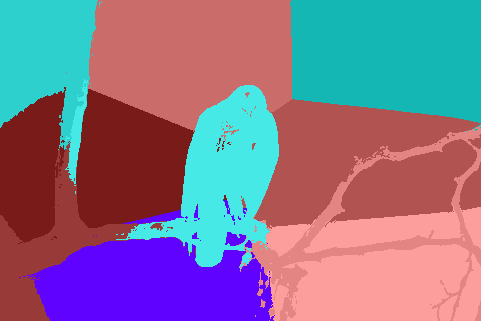
#> input picture kmeans_with_img_features/image1_10.png, 481 x 321 px, given in place of image1.png, which was not available
$ jupyter execute --allow-errors kmeans_gray_color_features.ipynb   (older library calls are emulated)   (text cells are left out)
#> lines starting #> are read from the running program, lines starting #| are printed output that depends on the picture; after the words box and inside, x2 and y2 are one past the last pixel; in counts of white or black regions, pixels touching at a corner belong together; pictures that were not available may be replaced by others from this repository, and a replacement may not be noted
[cell 1]
import pandas as pd
import numpy as np
from sklearn.cluster import KMeans
import random
from skimage import io
import pickle
import warnings
warnings.filterwarnings("ignore")

[cell 2]
def get_gray_feature_vec(r,c,i):
    row_ind_norm = (r-0)/(R-1)
    col_ind_norm = (c-0)/(C-1)
    gray_lin_norm = (i-min_i)/(max_i-min_i)
    return [row_ind_norm, col_ind_norm, gray_lin_norm]

def get_color_feature_vec(r,c,i,red,g,b):
    row_ind_norm = (r-0)/(R-1)
    col_ind_norm = (c-0)/(C-1)
    red_lin_norm = (i[0]-red[0])/(red[1]-red[0])
    green_lin_norm = (i[1]-g[0])/(g[1]-g[0])
    blue_lin_norm = (i[2]-b[0])/(b[1]-b[0])
    return [row_ind_norm, col_ind_norm, red_lin_norm, green_lin_norm, blue_lin_norm ]

def colors(n):
    ret = []
    r = int(random.random() * 256)
    g = int(random.random() * 256)
    b = int(random.random() * 256)
    step = 256 / n
    for i in range(n):
        r += step
        g += step
        b += step
        r = int(r) % 256
        g = int(g) % 256
        b = int(b) % 256
        ret.append([r,g,b])
    return ret

def perform_kmeans(num_clusters, gray_data, image, R, C):
    kmeans = KMeans(n_clusters=num_clusters, random_state=10)
    kmeans.fit(gray_data)
    labels = kmeans.predict(gray_data)
    get_clustered_image(labels, num_clusters, image, R, C)

def get_clustered_image(predicted_labels, n_labels, orig_img, R, C):
    color_dict = dict()
    all_colors = colors(n_labels)
    for i in range(n_labels):
        color_dict[i] = all_colors[i]
    compressed = []
    for label in predicted_labels:
        compressed.append(color_dict[label])
    clust_image = np.array(compressed).ravel().reshape(R,C,3)
    io.imsave("{}_{}.png".format(orig_img, n_labels), clust_image)
    print("Image saved.")

[cell 3]
def parse_gray_img(image):
#> called with image = 'image1'
    img = io.imread("{}.png".format(image), as_grey=True)
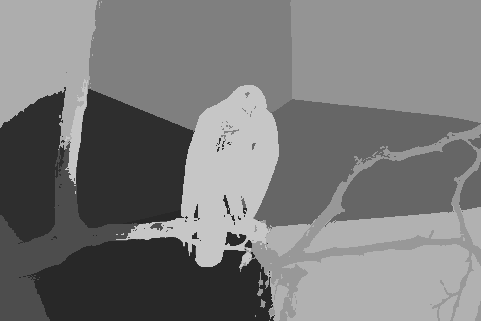
#> img: shape (321, 481) float64; min 0.158, max 0.778, mean 0.476
    R = img.shape[0]
#> R = 321
    C = img.shape[1]
#> C = 481
    min_i = min(img.ravel())
#> min_i = 0.158
    max_i = max(img.ravel())
#> max_i = 0.778

    data = pd.DataFrame({"row_ind_norm": [], "col_ind_norm": [], "gray_lin_norm": []})

    try:
        data = pickle.load(open('data_ob_{}'.format(image),'rb'))
    except:
        i = 0
        for r, row in enumerate(img):
            for c, item in enumerate(row):
                data.loc[i] = get_gray_feature_vec(r,c,item)
                i += 1
#> this loop made 1 pass
#> r on pass 1: 0
#> after the loop, i = 0
#> call 2 of parse_gray_img, with image = 'image2'
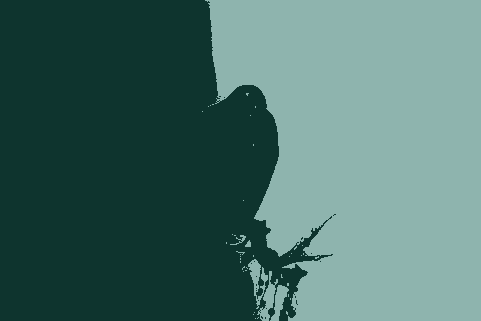
#> input picture kmeans_with_img_features/image1_2.png, 481 x 321 px, given in place of image2.png, which was not available
#> in parse_gray_img (call 2), `img = io.imread("{}.png".format(image), as_grey=True)`:
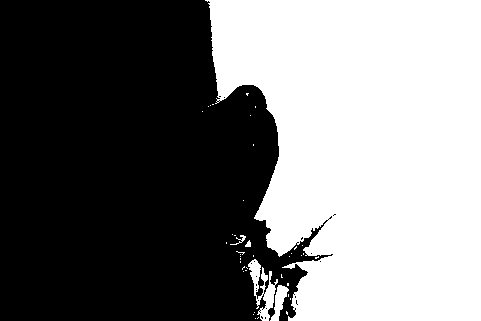
#> img: shape (321, 481) float64; values 0.171 (black) and 0.673 (white), 46.6% white; 43 white regions (38 under 20 px), largest, box (x1, y1, x2, y2) and area: (205, 0, 481, 321) 70758, (248, 259, 278, 321) 739, (270, 285, 289, 321) 308, (230, 235, 246, 245) 43, (245, 240, 251, 247) 28
#> in parse_gray_img (call 2), `min_i = min(img.ravel())`: min_i = 0.171
#> in parse_gray_img (call 2), `max_i = max(img.ravel())`: max_i = 0.673
#> after the loop, i = 0
        pickle.dump(data, open('data_ob_{}'.format(image),'wb'))

    for cluster in [2,3,4]:
        perform_kmeans(cluster, data, image, R, C)

#> (a cell that did not finish here is left out)

#> (a cell that did not finish here is left out)

[cell 6]
def parse_color_img(image):
#> called with image = 'image1'
    img = io.imread("{}.png".format(image))
#> img: shape (321, 481, 3)
    R = img.shape[0]
#> R = 321
    C = img.shape[1]
#> C = 481
    min_red = min(img[:,:,0].ravel())
#> min_red = 21
    max_red = max(img[:,:,0].ravel())
#> max_red = 252
    min_green = min(img[:,:,1].ravel())
#> min_green = 2
    max_green = max(img[:,:,1].ravel())
#> max_green = 233
    min_blue = min(img[:,:,2].ravel())
#> min_blue = 24
    max_blue = max(img[:,:,2].ravel())
#> max_blue = 255
    data = pd.DataFrame({"row_ind_norm": [], "col_ind_norm": [], "red_lin_norm": [], "green_lin_norm": [], "blue_lin_norm": []})

    try:
        data = pickle.load(open('data_ob_{}'.format(image),'rb'))
    except:
        i = 0
        for r, row in enumerate(img):
            for c, item in enumerate(row):
                data.loc[i] = get_color_feature_vec(r,c,item,(min_red, max_red), (min_green, max_green), (min_blue, max_blue))
                i += 1
#> after the loop, i = 0
#> after the loop, i = 0
        pickle.dump(data, open('data_ob_{}'.format(image),'wb'))

    for cluster in [10]:
        perform_kmeans(cluster, data, image, R, C)
